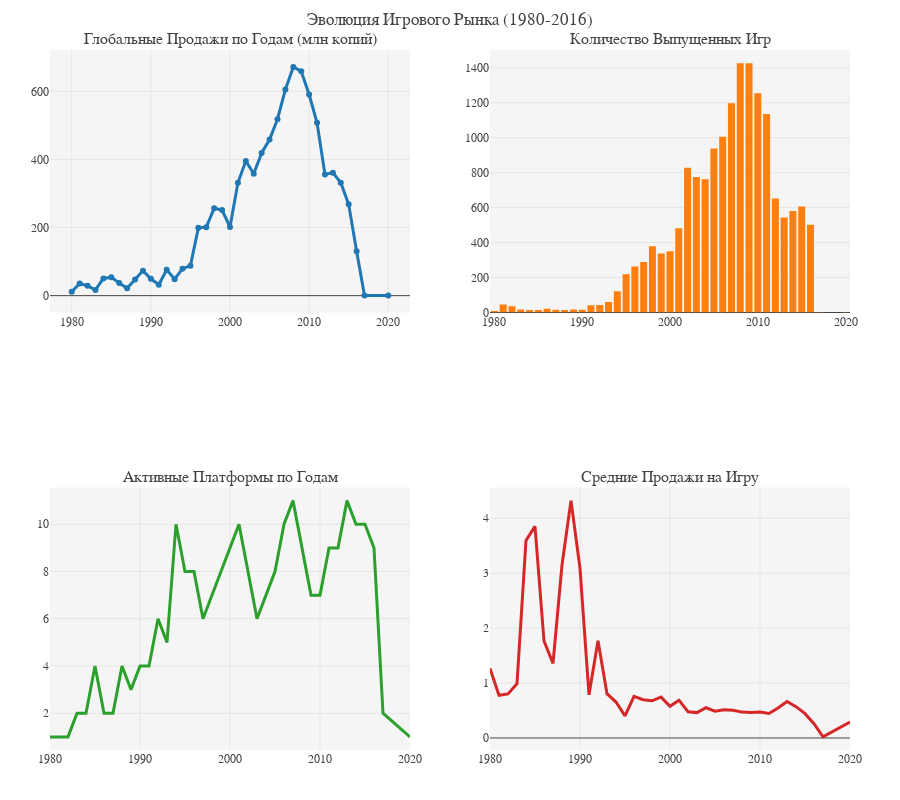

Notebook code for this chart:
### Markdown cell above
#  TEMPORAL ANALYSIS & MARKET DYNAMICS
Market Evolution Timeline

### Code cell
# 
# TEMPORAL MARKET ANALYSIS
# 
print("\n TEMPORAL MARKET ANALYSIS (1980-2016)")

# Агрегация данных по годам
annual_sales = df_clean.groupby('Year_of_Release').agg({
    'Global_Sales': 'sum',
    'Name': 'count',
    'Platform': 'nunique'
}).rename(columns={'Name': 'Game_Count', 'Platform': 'Platform_Count'})

# Расчет скользящих средних для сглаживания трендов
annual_sales['Global_Sales_MA'] = annual_sales['Global_Sales'].rolling(window=3).mean()

# Визуализация эволюции рынка
fig = make_subplots(
    rows=2, cols=2,
    subplot_titles=(
        "Глобальные Продажи по Годам (млн копий)",
        "Количество Выпущенных Игр",
        "Активные Платформы по Годам", 
        "Средние Продажи на Игру"
    )
)

# График 1: Общие продажи
fig.add_trace(
    go.Scatter(x=annual_sales.index, y=annual_sales['Global_Sales'],
               mode='lines+markers', name='Общие Продажи',
               line=dict(color='#1f77b4', width=3)),
    row=1, col=1
)

# График 2: Количество игр
fig.add_trace(
    go.Bar(x=annual_sales.index, y=annual_sales['Game_Count'],
           name='Количество Игр', marker_color='#ff7f0e'),
    row=1, col=2
)

# График 3: Количество платформ
fig.add_trace(
    go.Scatter(x=annual_sales.index, y=annual_sales['Platform_Count'],
               mode='lines', name='Активные Платформы',
               line=dict(color='#2ca02c', width=3)),
    row=2, col=1
)

# График 4: Средние продажи на игру
annual_sales['Sales_Per_Game'] = annual_sales['Global_Sales'] / annual_sales['Game_Count']
fig.add_trace(
    go.Scatter(x=annual_sales.index, y=annual_sales['Sales_Per_Game'],
               mode='lines', name='Средние Продажи/Игру',
               line=dict(color='#d62728', width=3)),
    row=2, col=2
)

fig.update_layout(height=800, title_text="Эволюция Игрового Рынка (1980-2016)", showlegend=False)
fig.show()

### Figure 1 — Plotly figure (JSON) as saved in the notebook; plotly's stock layout.template omitted (floating-point values rounded to 4 significant figures)
{"data": [{"line": {"color": "#1f77b4", "width": 3}, "mode": "lines+markers", "name": "Общие Продажи", "type": "scatter", "x": [1980, 1981, 1982, 1983, 1984, 1985, 1986, 1987, 1988, 1989, 1990, 1991, 1992, 1993, 1994, 1995, 1996, 1997, 1998, 1999, 2000, 2001, 2002, 2003, 2004, 2005, 2006, 2007, 2008, 2009, 2010, 2011, 2012, 2013, 2014, 2015, 2016, 2017, 2020], "xaxis": "x", "y": [11.38, 35.77, 28.86, 16.79, 50.36, 53.94, 37.07, 21.74, 47.22, 73.45, 49.39, 32.23, 76.17, 48.4, 79.18, 88.11, 199.2, 201.0, 256.4, 251.2, 201.6, 331.5, 395.5, 357.8, 419.1, 458.3, 518.2, 605.4, 671.8, 658.9, 590.6, 507.8, 355.8, 361.2, 331.5, 268.1, 130.1, 0.06, 0.29], "yaxis": "y"}, {"marker": {"color": "#ff7f0e"}, "name": "Количество Игр", "type": "bar", "x": [1980, 1981, 1982, 1983, 1984, 1985, 1986, 1987, 1988, 1989, 1990, 1991, 1992, 1993, 1994, 1995, 1996, 1997, 1998, 1999, 2000, 2001, 2002, 2003, 2004, 2005, 2006, 2007, 2008, 2009, 2010, 2011, 2012, 2013, 2014, 2015, 2016, 2017, 2020], "xaxis": "x2", "y": [9, 46, 36, 17, 14, 14, 21, 16, 15, 17, 16, 41, 43, 60, 121, 219, 263, 289, 379, 338, 350, 482, 829, 775, 762, 939, 1006, 1197, 1427, 1426, 1255, 1136, 653, 544, 581, 606, 502, 3, 1], "yaxis": "y2"}, {"line": {"color": "#2ca02c", "width": 3}, "mode": "lines", "name": "Активные Платформы", "type": "scatter", "x": [1980, 1981, 1982, 1983, 1984, 1985, 1986, 1987, 1988, 1989, 1990, 1991, 1992, 1993, 1994, 1995, 1996, 1997, 1998, 1999, 2000, 2001, 2002, 2003, 2004, 2005, 2006, 2007, 2008, 2009, 2010, 2011, 2012, 2013, 2014, 2015, 2016, 2017, 2020], "xaxis": "x3", "y": [1, 1, 1, 2, 2, 4, 2, 2, 4, 3, 4, 4, 6, 5, 10, 8, 8, 6, 7, 8, 9, 10, 8, 6, 7, 8, 10, 11, 9, 7, 7, 9, 9, 11, 10, 10, 9, 2, 1], "yaxis": "y3"}, {"line": {"color": "#d62728", "width": 3}, "mode": "lines", "name": "Средние Продажи/Игру", "type": "scatter", "x": [1980, 1981, 1982, 1983, 1984, 1985, 1986, 1987, 1988, 1989, 1990, 1991, 1992, 1993, 1994, 1995, 1996, 1997, 1998, 1999, 2000, 2001, 2002, 2003, 2004, 2005, 2006, 2007, 2008, 2009, 2010, 2011, 2012, 2013, 2014, 2015, 2016, 2017, 2020], "xaxis": "x4", "y": [1.264, 0.7776, 0.8017, 0.9876, 3.597, 3.853, 1.765, 1.359, 3.148, 4.321, 3.087, 0.7861, 1.771, 0.8067, 0.6544, 0.4023, 0.7572, 0.6954, 0.6766, 0.7433, 0.5759, 0.6877, 0.4771, 0.4617, 0.5499, 0.4881, 0.5151, 0.5057, 0.4708, 0.462, 0.4706, 0.447, 0.5449, 0.664, 0.5706, 0.4423, 0.2592, 0.02, 0.29], "yaxis": "y4"}], "layout": {"annotations": [{"font": {"size": 16}, "showarrow": false, "text": "Глобальные Продажи по Годам (млн копий)", "x": 0.225, "xanchor": "center", "xref": "paper", "y": 1, "yanchor": "bottom", "yref": "paper"}, {"font": {"size": 16}, "showarrow": false, "text": "Количество Выпущенных Игр", "x": 0.775, "xanchor": "center", "xref": "paper", "y": 1, "yanchor": "bottom", "yref": "paper"}, {"font": {"size": 16}, "showarrow": false, "text": "Активные Платформы по Годам", "x": 0.225, "xanchor": "center", "xref": "paper", "y": 0.375, "yanchor": "bottom", "yref": "paper"}, {"font": {"size": 16}, "showarrow": false, "text": "Средние Продажи на Игру", "x": 0.775, "xanchor": "center", "xref": "paper", "y": 0.375, "yanchor": "bottom", "yref": "paper"}], "height": 800, "showlegend": false, "title": {"text": "Эволюция Игрового Рынка (1980-2016)"}, "xaxis": {"anchor": "y", "domain": [0, 0.45]}, "xaxis2": {"anchor": "y2", "domain": [0.55, 1]}, "xaxis3": {"anchor": "y3", "domain": [0, 0.45]}, "xaxis4": {"anchor": "y4", "domain": [0.55, 1]}, "yaxis": {"anchor": "x", "domain": [0.625, 1]}, "yaxis2": {"anchor": "x2", "domain": [0.625, 1]}, "yaxis3": {"anchor": "x3", "domain": [0, 0.375]}, "yaxis4": {"anchor": "x4", "domain": [0, 0.375]}}}
